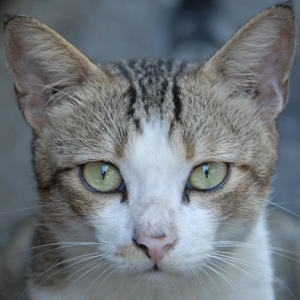
#> input picture images/cat.png, 300 x 300 px
$ python HW2.py
#> lines starting #> are read from the running program, lines starting #| are printed output that depends on the picture
# -*- coding: utf-8 -*-

'''
Homework - 2
'''

# imports
import sys
import cv2

################################################################################

def load_image(path, is_grayscale=False):
#> called with path = 'images/cat.png', is_grayscale = False
    if is_grayscale:
        return cv2.imread(path, cv2.IMREAD_GRAYSCALE)
    else:
        return cv2.imread(path)
#> returned value is the input picture: shape (300, 300, 3); mean B, G, R 123, 118.5, 112.1
#> call 2 of load_image, with path = 'images/cat.png', is_grayscale = True
#> in load_image (call 2), `return cv2.imread(path, cv2.IMREAD_GRAYSCALE)`:
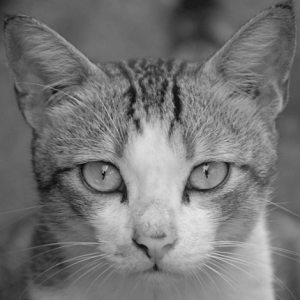
#> returned value: shape (300, 300); min 0, max 230, mean 117.3

def is_not_loaded_properly(image):
    if (image is None) or (image.size == 0):
        return True
    else:
        return False

def show_image(image, image_name):
    cv2.imshow(image_name, image)

def convert_to_grayscale(image):
    return cv2.cvtColor(image, cv2.COLOR_BGR2GRAY)

def print_properties(image, title):
#> called with title = 'image1'
    height, width = image.shape[:2]
#> height = 300; width = 300
    pixels = image.size
#> pixels = 270000
    dtype = image.dtype
    print('######## {} properties ########'.format(title))
    print('height -> ', height)
#| height ->  300
    print('width -> ', width)
#| width ->  300
    print('number of pixels -> ', pixels)
#| number of pixels ->  270000
    print('type -> ', dtype)
#| type ->  uint8
#| height ->  300
#| width ->  300
#| number of pixels ->  90000
#| type ->  uint8
    print('##########################')

def print_pixel_values(image, row, column, title):
#> called with row = 20, column = 30, title = 'image1'
    if is_grayscale(image):
        intensity = image[row][column]
        print('pixel value of {} at {} is: '.format(title, str((row, column))), intensity)
    else:
        (b, g, r) = image[row, column]
#> b = 91; g = 102; r = 109
        print('pixel value of {} at {} is -> blue: {} | green: {} | red: {}'.format(title, str((row, column)), b, g, r))
#| pixel value of image1 at (20, 30) is -> blue: 91 | green: 102 | red: 109
#| pixel value of image2 at (20, 30) is:  103

def modify_pixel(image, row, column, title, new_value):
#> called with row = 25, column = 35, title = 'image1', new_value = (0, 0, 0)
    if is_grayscale(image):
        intensity = image[row][column]
        print('pixel value of {} at {} is: '.format(title, str((row, column))), intensity)
        image[row][column] = new_value
        new_intensity = image[row][column]
        print('pixel new value at {} is: '.format(str((row, column))), new_intensity)
    else:
        (b, g, r) = image[row, column]
#> b = 109; g = 117; r = 119
        print('pixel value of {} at {} is -> blue: {} | green: {} | red: {}'.format(title, str((row, column)), b, g, r))
#| pixel value of image1 at (25, 35) is -> blue: 109 | green: 117 | red: 119
        image[row][column] = new_value
        (new_b, new_g, new_r) = image[row][column]
#> new_b = 0; new_g = 0; new_r = 0
        print('pixel new value of {} at {} is -> blue: {} | green: {} | red: {}'.format(title, str((row, column)), new_b, new_g, new_r))
#| pixel new value of image1 at (25, 35) is -> blue: 0 | green: 0 | red: 0
#| pixel value of image2 at (25, 35) is:  117
#| pixel new value at (25, 35) is:  0

def modify_columns_pixels(image, row, new_value):
#> called with row = 30, new_value = (255, 255, 255)
    height, width = image.shape[:2]
#> height = 300; width = 300
    for i in range(0, width):
        image[row][i] = new_value
#> image: shape (300, 300, 3)

def modify_rows_columns_pixels(image, rows, columns, new_value):
#> called with new_value = (255, 0, 0)
    for i in range(rows[0], rows[1]):
        for j in range(columns[0], columns[1]):
            image[i][j] = new_value
#> image: shape (300, 300, 3)

def is_grayscale(image):
    dimensions = image.shape
    if len(dimensions) < 3:
        return True
    if len(dimensions) == 3:
        return False

def get_converted_image(image):
    if is_grayscale(image):
        return image
    else:
        b, g, r = cv2.split(image)
        img_matplotlib = cv2.merge([r, g, b])
        return img_matplotlib

################################################################################

if __name__ == "__main__":

    #1
    image1 = load_image('images/cat.png', is_grayscale=False)
    image2 = load_image('images/cat.png', is_grayscale=True)

    #2
    if is_not_loaded_properly(image1) or is_not_loaded_properly(image2):
        print('images not loaded properly ... exiting program')
        sys.exit()

    #3
    show_image(image1, 'w_image1')
    show_image(image2, 'w_image2')
    cv2.waitKey(0)
    cv2.destroyAllWindows()

    #4
    print_properties(image1, 'image1')
    print_properties(image2, 'image2')

    #5
    print_pixel_values(image1, 20, 30, 'image1')
    print_pixel_values(image2, 20, 30, 'image2')

    #6
    modify_pixel(image1, 25, 35, 'image1', (0, 0, 0))

    #7
    modify_pixel(image2, 25, 35, 'image2', 0)

    #8
    modify_columns_pixels(image1, 30, (255, 255, 255))
    modify_columns_pixels(image2, 30, 255)

    #9
    modify_rows_columns_pixels(image1, [35, 140], [35, 50], (255, 0, 0))

    #10
    show_image(image1, 'w_modified_image1')
    show_image(image2, 'w_modified_image2')
    cv2.waitKey(0)
    cv2.destroyAllWindows()

$ run again, with images/landscape.jpg saved as images/cat.png
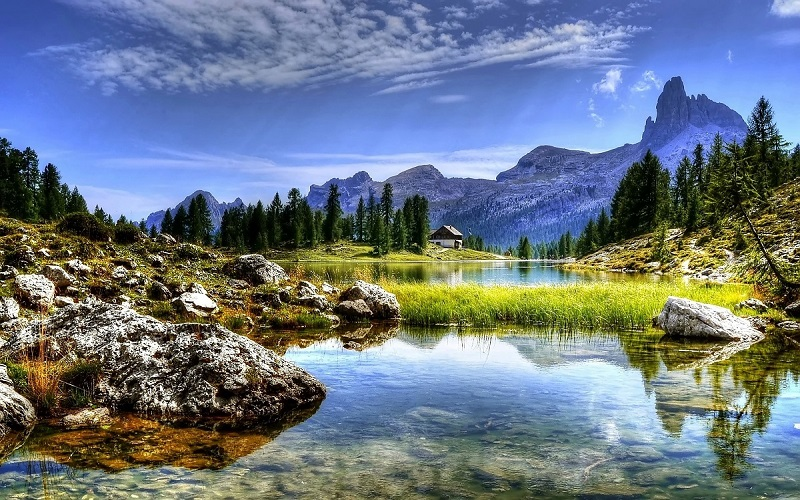
#> input picture images/landscape.jpg, 800 x 500 px
#> in load_image, returned value is the input picture: shape (500, 800, 3); mean B, G, R 132.5, 119.5, 106.8
#> in load_image (call 2), `return cv2.imread(path, cv2.IMREAD_GRAYSCALE)`:
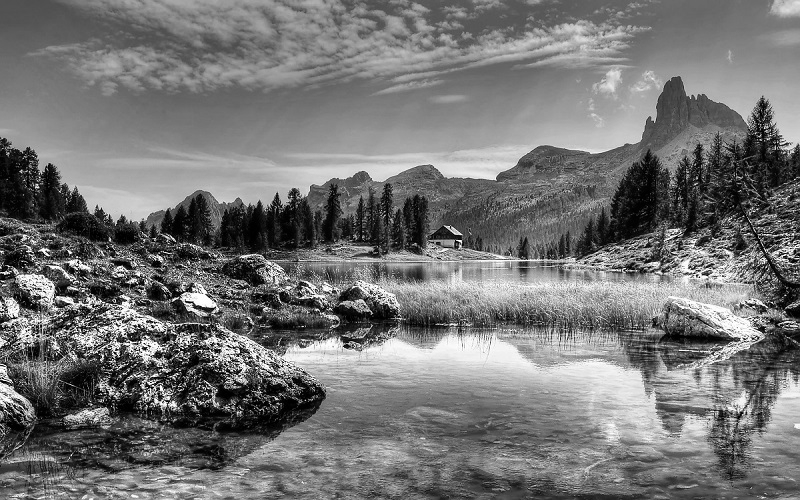
#> returned value: shape (500, 800); min 0, max 255, mean 116.7
#| height ->  500
#| width ->  800
#| number of pixels ->  1200000
#| type ->  uint8
#| height ->  500
#| width ->  800
#| number of pixels ->  400000
#| type ->  uint8
#> in print_pixel_values, `(b, g, r) = image[row, column]`: b = 168; g = 84; r = 58
#| pixel value of image1 at (20, 30) is -> blue: 168 | green: 84 | red: 58
#| pixel value of image2 at (20, 30) is:  85
#> in modify_pixel, `(b, g, r) = image[row, column]`: b = 168; g = 84; r = 58
#| pixel value of image1 at (25, 35) is -> blue: 168 | green: 84 | red: 58
#> new_b = 0
#| pixel new value of image1 at (25, 35) is -> blue: 0 | green: 0 | red: 0
#| pixel value of image2 at (25, 35) is:  85
#| pixel new value at (25, 35) is:  0
